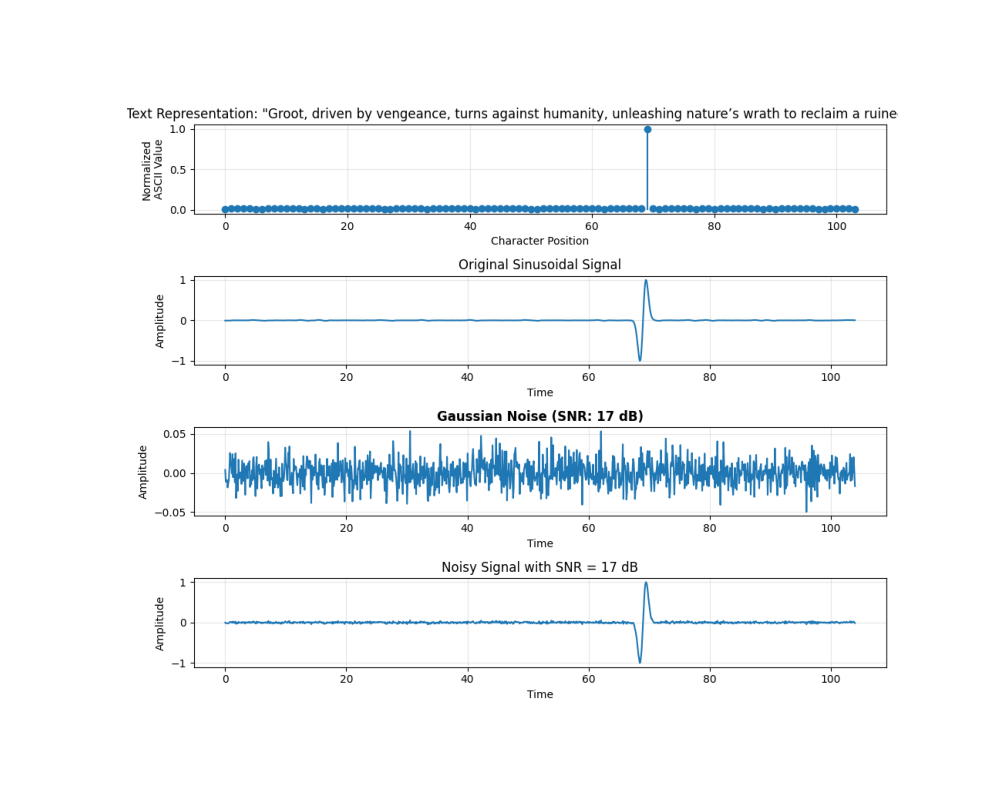

This chart was generated by the following Python code:
import numpy as np
import matplotlib.pyplot as plt
import io
import base64

def text_to_sinusoidal(text, sampling_rate=10):
    """
    Convert text to a sinusoidal wave representation.
    
    Args:
        text: Input text string
        sampling_rate: Number of points per character
        
    Returns:
        tuple: (time array, original signal, character positions)
    """
    if not text:
        text = "Default text for simulation"
    
    # Map text to numerical values (ASCII values)
    numerical_values = np.array([ord(char) for char in text])
    
    # Generate detailed time values with multiple points per character
    t = np.linspace(0, len(numerical_values), len(numerical_values) * sampling_rate)
    
    # Generate x values (indices of characters) for scatter points
    char_positions = np.arange(len(numerical_values))
    
    # Normalize ASCII values to get amplitudes between 0 and 1
    amplitude = numerical_values / np.max(numerical_values)
    
    # Generate the sinusoidal signal
    # Use a frequency that shows reasonable oscillation
    frequency = 2.0 * np.pi / (len(numerical_values) / 3)  # Adjust frequency based on text length
    
    # Create the sinusoidal wave with a smoother curve (using interpolation for values between characters)
    signal = np.zeros(len(t))
    for i, amp in enumerate(amplitude):
        # Add a sinusoidal component for each character
        signal += amp * np.sin(frequency * (t - i)) * np.exp(-0.5 * ((t - i) / 0.5) ** 2)
    
    # Normalize the final signal
    signal = signal / np.max(np.abs(signal))
    
    return t, signal, char_positions, amplitude

def run_awgn_simulation(text="Hello, Semantic Communication!", sampling_rate=10, desired_SNR=20):
    """
    Run AWGN simulation with the given parameters, converting text to sinusoidal signal.
    
    Args:
        text: Text to convert to sinusoidal signal
        sampling_rate: Number of points per character
        desired_SNR: Signal-to-Noise ratio in dB (default: 20)
        
    Returns:
        dict: Dictionary containing simulation data and plot as base64 string
    """
    # Convert text to sinusoidal
    t, original_signal, char_positions, amplitudes = text_to_sinusoidal(text, sampling_rate)
    
    # Calculate signal power
    signal_power = np.mean(original_signal**2)
    
    # Calculate noise power based on SNR
    noise_power = signal_power / (10**(desired_SNR / 10))
    
    # Generate Gaussian noise
    noise = np.sqrt(noise_power) * np.random.randn(len(original_signal))
    
    # Add noise to the original signal
    noisy_signal = original_signal + noise
    
    # Create plot
    plt.figure(figsize=(10, 8))
    
    # Plot original text as ASCII values
    plt.subplot(4, 1, 1)
    plt.stem(char_positions, amplitudes, basefmt=" ", linefmt="C0-", markerfmt="C0o")
    plt.title(f'Text Representation: "{text}"')
    plt.xlabel('Character Position')
    plt.ylabel('Normalized\nASCII Value')
    plt.grid(True, alpha=0.3)
    
    # Plot the original signal
    plt.subplot(4, 1, 2)
    plt.plot(t, original_signal)
    plt.title('Original Sinusoidal Signal')
    plt.xlabel('Time')
    plt.ylabel('Amplitude')
    plt.grid(True, alpha=0.3)
    
    # Plot the noise
    plt.subplot(4, 1, 3)
    plt.plot(t, noise)
    plt.title(f'Gaussian Noise (SNR: {desired_SNR} dB)', fontweight='bold')
    plt.xlabel('Time')
    plt.ylabel('Amplitude')
    plt.grid(True, alpha=0.3)
    
    # Plot the noisy signal
    plt.subplot(4, 1, 4)
    plt.plot(t, noisy_signal)
    plt.title(f'Noisy Signal with SNR = {desired_SNR} dB')
    plt.xlabel('Time')
    plt.ylabel('Amplitude')
    plt.grid(True, alpha=0.3)
    
    plt.tight_layout()
    
    # Save plot to in-memory buffer
    buf = io.BytesIO()
    plt.savefig(buf, format='png', dpi=100)
    buf.seek(0)
    
    # Convert PNG image to base64 string
    plot_base64 = base64.b64encode(buf.read()).decode('utf-8')
    plt.close()
    
    # Sample data points (decimating to avoid sending too much data)
    sample_rate = 10  # Take every 10th point to reduce data size
    
    result = {
        'plot_base64': plot_base64,
        'time': t[::sample_rate].tolist(),
        'original_signal': original_signal[::sample_rate].tolist(),
        'noise': noise[::sample_rate].tolist(),
        'noisy_signal': noisy_signal[::sample_rate].tolist(),
        'snr': desired_SNR,
        'text': text
    }
    
    # Show the results
    print(f"AWGN Simulation Complete")
    print(f"Input Text: {text}")
    print(f"SNR: {desired_SNR} dB")
    
    # Also save the figure to a file for reference
    plt.figure(figsize=(10, 8))
    
    # Convert base64 back to image for display
    img_data = base64.b64decode(result['plot_base64'])
    buf = io.BytesIO(img_data)
    img = plt.imread(buf, format='png')
    
    plt.imshow(img)
    plt.axis('off')
    
    # Save the figure
    plt.savefig('awgn_simulation.png')
    print(f"Plot saved to 'awgn_simulation.png'")
    
    return result

def run_interactive_simulation():
    """Run the AWGN simulation with interactive parameters from the user"""
    print("\n=== AWGN Simulation Parameters ===")
    try:
        text = input("Enter text to simulate (default: 'Hello, Semantic Communication!'): ") or "Hello, Semantic Communication!"
        snr = float(input("Enter desired SNR in dB (default: 20): ") or 20)
        
        result = run_awgn_simulation(
            text=text,
            desired_SNR=snr
        )
        
        print("\nSimulation completed successfully!")
        
    except ValueError as e:
        print(f"Invalid input: {e}")
        print("Using default parameters instead.")
        run_awgn_simulation()


# Run the simulation directly if this file is executed
if __name__ == "__main__":
    run_interactive_simulation()
